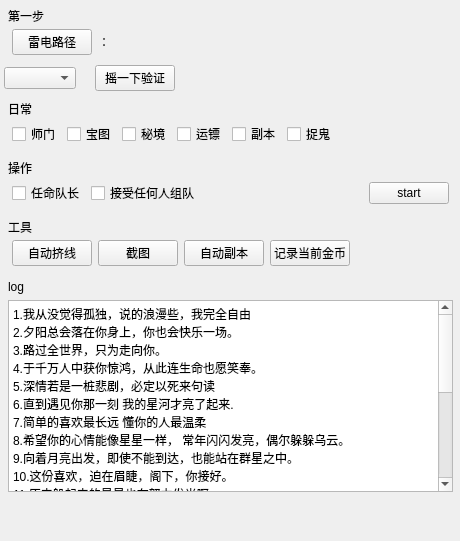
<?xml version="1.0" encoding="UTF-8"?>
<ui version="4.0">
 <class>Form</class>
 <widget class="QWidget" name="Form">
  <property name="geometry">
   <rect>
    <x>0</x>
    <y>0</y>
    <width>460</width>
    <height>541</height>
   </rect>
  </property>
  <property name="windowTitle">
   <string>Form</string>
  </property>
  <widget class="QWidget" name="verticalLayoutWidget">
   <property name="geometry">
    <rect>
     <x>0</x>
     <y>0</y>
     <width>461</width>
     <height>541</height>
    </rect>
   </property>
   <layout class="QVBoxLayout" name="tabContainer_v">
    <property name="leftMargin">
     <number>4</number>
    </property>
    <property name="topMargin">
     <number>4</number>
    </property>
    <property name="rightMargin">
     <number>4</number>
    </property>
    <property name="bottomMargin">
     <number>4</number>
    </property>
    <item>
     <layout class="QVBoxLayout" name="dailyContainer_4">
      <property name="leftMargin">
       <number>4</number>
      </property>
      <property name="topMargin">
       <number>4</number>
      </property>
      <property name="rightMargin">
       <number>4</number>
      </property>
      <property name="bottomMargin">
       <number>4</number>
      </property>
      <item>
       <widget class="QLabel" name="label_7">
        <property name="maximumSize">
         <size>
          <width>16777215</width>
          <height>15</height>
         </size>
        </property>
        <property name="text">
         <string>第一步</string>
        </property>
       </widget>
      </item>
      <item>
       <layout class="QHBoxLayout" name="horizontalLayout_6">
        <property name="leftMargin">
         <number>4</number>
        </property>
        <property name="rightMargin">
         <number>4</number>
        </property>
        <item>
         <widget class="QPushButton" name="path_btn">
          <property name="text">
           <string>雷电路径</string>
          </property>
         </widget>
        </item>
        <item>
         <widget class="QLabel" name="path_label">
          <property name="text">
           <string>：</string>
          </property>
         </widget>
        </item>
        <item>
         <spacer name="spacer_h3_2">
          <property name="orientation">
           <enum>Qt::Horizontal</enum>
          </property>
          <property name="sizeHint" stdset="0">
           <size>
            <width>40</width>
            <height>20</height>
           </size>
          </property>
         </spacer>
        </item>
       </layout>
      </item>
     </layout>
    </item>
    <item>
     <layout class="QHBoxLayout" name="deviceContainer">
      <property name="sizeConstraint">
       <enum>QLayout::SetMinimumSize</enum>
      </property>
      <item>
       <widget class="QComboBox" name="device_box"/>
      </item>
      <item>
       <widget class="QLabel" name="stateLabel">
        <property name="text">
         <string/>
        </property>
        <property name="pixmap">
         <pixmap>C:/Users/raosong/Downloads/led_green.png</pixmap>
        </property>
       </widget>
      </item>
      <item>
       <widget class="QPushButton" name="shake_btn">
        <property name="text">
         <string>摇一下验证</string>
        </property>
       </widget>
      </item>
      <item>
       <spacer name="spacer_h1">
        <property name="orientation">
         <enum>Qt::Horizontal</enum>
        </property>
        <property name="sizeHint" stdset="0">
         <size>
          <width>40</width>
          <height>20</height>
         </size>
        </property>
       </spacer>
      </item>
     </layout>
    </item>
    <item>
     <layout class="QVBoxLayout" name="dailyContainer">
      <property name="leftMargin">
       <number>4</number>
      </property>
      <property name="topMargin">
       <number>4</number>
      </property>
      <property name="rightMargin">
       <number>4</number>
      </property>
      <property name="bottomMargin">
       <number>4</number>
      </property>
      <item>
       <widget class="QLabel" name="label_3">
        <property name="maximumSize">
         <size>
          <width>16777215</width>
          <height>15</height>
         </size>
        </property>
        <property name="text">
         <string>日常</string>
        </property>
       </widget>
      </item>
      <item>
       <layout class="QHBoxLayout" name="horizontalLayout_3">
        <property name="leftMargin">
         <number>4</number>
        </property>
        <property name="rightMargin">
         <number>4</number>
        </property>
        <item>
         <widget class="QCheckBox" name="shimen_cb">
          <property name="text">
           <string>师门</string>
          </property>
         </widget>
        </item>
        <item>
         <widget class="QCheckBox" name="baotu_cb">
          <property name="text">
           <string>宝图</string>
          </property>
         </widget>
        </item>
        <item>
         <widget class="QCheckBox" name="mijing_cb">
          <property name="text">
           <string>秘境</string>
          </property>
         </widget>
        </item>
        <item>
         <widget class="QCheckBox" name="yunbiao_cb">
          <property name="text">
           <string>运镖</string>
          </property>
         </widget>
        </item>
        <item>
         <widget class="QCheckBox" name="fuben_cb">
          <property name="text">
           <string>副本</string>
          </property>
         </widget>
        </item>
        <item>
         <widget class="QCheckBox" name="zhuogui_cb">
          <property name="text">
           <string>捉鬼</string>
          </property>
         </widget>
        </item>
        <item>
         <spacer name="spcaer_h2">
          <property name="orientation">
           <enum>Qt::Horizontal</enum>
          </property>
          <property name="sizeHint" stdset="0">
           <size>
            <width>40</width>
            <height>20</height>
           </size>
          </property>
         </spacer>
        </item>
       </layout>
      </item>
     </layout>
    </item>
    <item>
     <layout class="QVBoxLayout" name="dailyContainer_2">
      <property name="leftMargin">
       <number>4</number>
      </property>
      <property name="topMargin">
       <number>4</number>
      </property>
      <property name="rightMargin">
       <number>4</number>
      </property>
      <property name="bottomMargin">
       <number>4</number>
      </property>
      <item>
       <widget class="QLabel" name="label_5">
        <property name="maximumSize">
         <size>
          <width>16777215</width>
          <height>15</height>
         </size>
        </property>
        <property name="text">
         <string>操作</string>
        </property>
       </widget>
      </item>
      <item>
       <layout class="QHBoxLayout" name="horizontalLayout_4">
        <property name="leftMargin">
         <number>4</number>
        </property>
        <property name="rightMargin">
         <number>4</number>
        </property>
        <item>
         <widget class="QCheckBox" name="duizhang_cb">
          <property name="text">
           <string>任命队长</string>
          </property>
         </widget>
        </item>
        <item>
         <widget class="QCheckBox" name="accept_cb">
          <property name="text">
           <string>接受任何人组队</string>
          </property>
         </widget>
        </item>
        <item>
         <spacer name="spacer_h3">
          <property name="orientation">
           <enum>Qt::Horizontal</enum>
          </property>
          <property name="sizeHint" stdset="0">
           <size>
            <width>40</width>
            <height>20</height>
           </size>
          </property>
         </spacer>
        </item>
        <item>
         <widget class="QPushButton" name="start_btn">
          <property name="text">
           <string>start</string>
          </property>
         </widget>
        </item>
       </layout>
      </item>
     </layout>
    </item>
    <item>
     <layout class="QVBoxLayout" name="dailyContainer_3">
      <property name="leftMargin">
       <number>4</number>
      </property>
      <property name="topMargin">
       <number>4</number>
      </property>
      <property name="rightMargin">
       <number>4</number>
      </property>
      <property name="bottomMargin">
       <number>4</number>
      </property>
      <item>
       <widget class="QLabel" name="label_6">
        <property name="maximumSize">
         <size>
          <width>16777215</width>
          <height>15</height>
         </size>
        </property>
        <property name="text">
         <string>工具</string>
        </property>
       </widget>
      </item>
      <item>
       <layout class="QHBoxLayout" name="horizontalLayout_5">
        <property name="leftMargin">
         <number>4</number>
        </property>
        <property name="rightMargin">
         <number>4</number>
        </property>
        <item>
         <widget class="QPushButton" name="auto_jixian_btn">
          <property name="text">
           <string>自动挤线</string>
          </property>
         </widget>
        </item>
        <item>
         <widget class="QPushButton" name="tool_btn_2">
          <property name="text">
           <string>截图</string>
          </property>
         </widget>
        </item>
        <item>
         <widget class="QPushButton" name="tool_btn_3">
          <property name="text">
           <string>自动副本</string>
          </property>
         </widget>
        </item>
        <item>
         <widget class="QPushButton" name="tool_btn_4">
          <property name="text">
           <string>记录当前金币</string>
          </property>
         </widget>
        </item>
        <item>
         <spacer name="horizontalSpacer">
          <property name="orientation">
           <enum>Qt::Horizontal</enum>
          </property>
          <property name="sizeHint" stdset="0">
           <size>
            <width>40</width>
            <height>20</height>
           </size>
          </property>
         </spacer>
        </item>
       </layout>
      </item>
     </layout>
    </item>
    <item>
     <layout class="QVBoxLayout" name="logcontainer">
      <property name="leftMargin">
       <number>4</number>
      </property>
      <property name="topMargin">
       <number>4</number>
      </property>
      <property name="rightMargin">
       <number>4</number>
      </property>
      <property name="bottomMargin">
       <number>4</number>
      </property>
      <item>
       <widget class="QLabel" name="label_4">
        <property name="text">
         <string>log</string>
        </property>
       </widget>
      </item>
      <item>
       <widget class="QPlainTextEdit" name="log_text">
        <property name="plainText">
         <string>1.我从没觉得孤独，说的浪漫些，我完全自由
2.夕阳总会落在你身上，你也会快乐一场。
3.路过全世界，只为走向你。
4.于千万人中获你惊鸿，从此连生命也愿笑奉。
5.深情若是一桩悲剧，必定以死来句读
6.直到遇见你那一刻 我的星河才亮了起来.
7.简单的喜欢最长远 懂你的人最温柔
8.希望你的心情能像星星一样， 常年闪闪发亮，偶尔躲躲乌云。
9.向着月亮出发，即使不能到达，也能站在群星之中。
10.这份喜欢，迫在眉睫，阁下，你接好。
11.原来躲起来的星星也在努力发光啊。
12.也许，大海给贝壳下的定义是珍珠，也许时间给煤炭下的定义是钻石。
13.我们各自努力，最高处见。
14.猫咪在落叶里打滚儿，晚霞铺满天空，风把思念吹向你，我贪恋的人间不过是你而已。
15.你眼中的春和秋，胜过我见过的，爱过的一切山川与河流。
16.私心是希望你能陪我久一点.
17.我摘的果子，已酿成酒，只等你来添香解愁。
18.想用每日的温柔和月亮 换取一束光 最后将它化作星河 万倾赠与你.
19.风止于秋水，我止于你。
20.我想要的很简单：兜里有糖，肚里有墨，手里有活，卡里有钱，未来有你。</string>
        </property>
       </widget>
      </item>
     </layout>
    </item>
    <item>
     <spacer name="spcaer_v1">
      <property name="orientation">
       <enum>Qt::Vertical</enum>
      </property>
      <property name="sizeHint" stdset="0">
       <size>
        <width>20</width>
        <height>40</height>
       </size>
      </property>
     </spacer>
    </item>
   </layout>
  </widget>
 </widget>
 <resources/>
 <connections/>
</ui>
